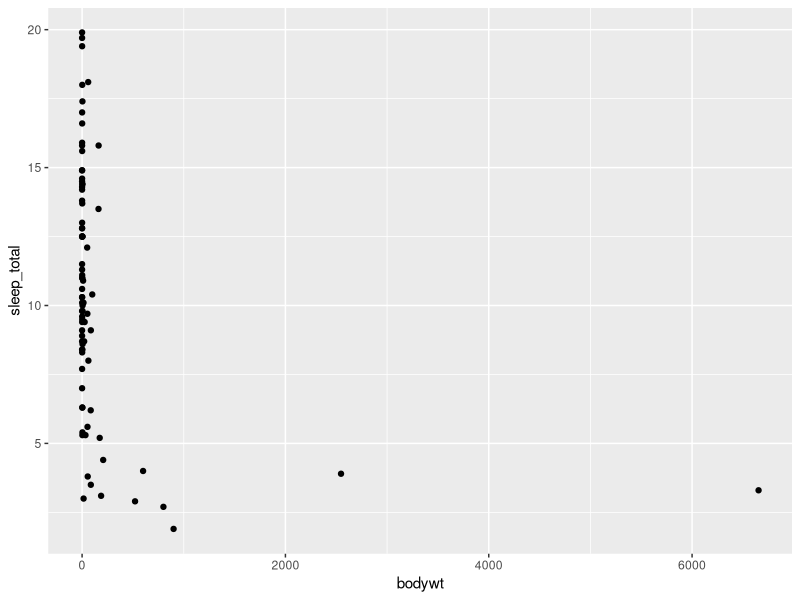
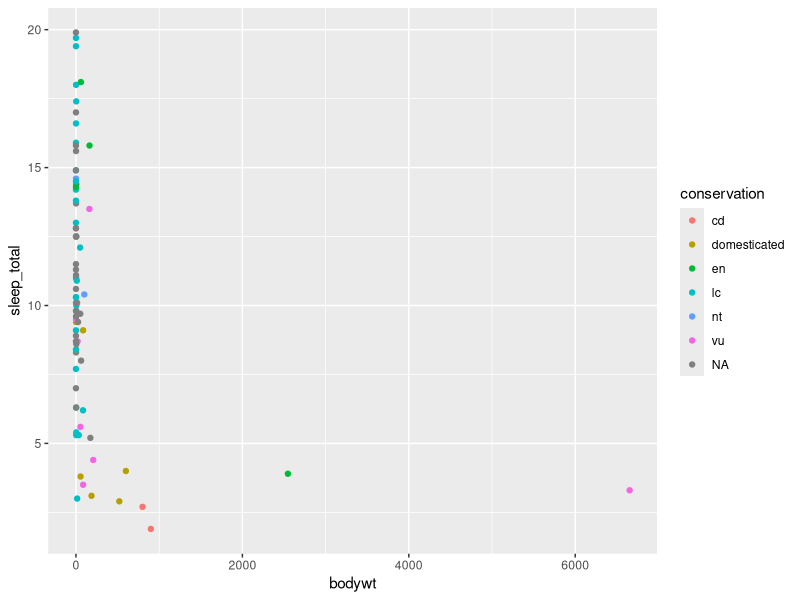
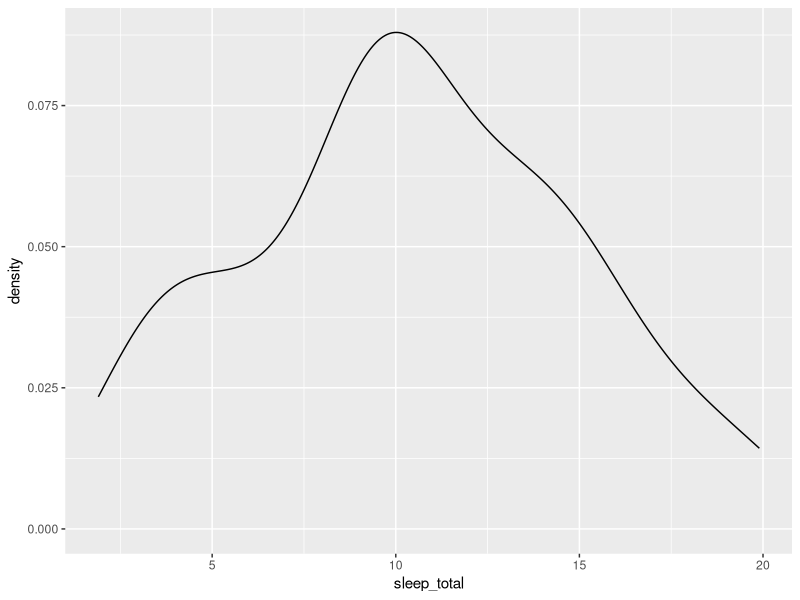

Source code (R) for these figures, in order: (Note: this script raises an error after producing the figures.)
## ---- chunk 1
knitr::opts_chunk$set(echo = TRUE, error = TRUE)
## ---- chunk 2
# install.packages("ggplot2")
## ---- chunk 3
library(ggplot2)
## ---- chunk 4
msleep
## ---- chunk 5
ggplot(msleep, aes(x = bodywt, y = sleep_total)) +
  geom_point()
## ---- chunk 6
ggplot(msleep, aes(x = bodywt, y = sleep_total, color = conservation)) +
  geom_point()
## ---- chunk 7
ggplot(msleep, aes(x = sleep_total)) +
  geom_density()
## ---- chunk 8
ggplot(msleep, aes(x = )) +
  geom_density()
## ---- chunk 9
ggplot(msleep, aes(x = , y = , color = )) +
  geom_point()
## ---- chunk 10

## ---- chunk 11
data(package = "ggplot2")
## ---- chunk 12

## ---- chunk 13
data(package = .packages(all.available = TRUE))
## ---- chunk 14

## ---- chunk 15
tibble::tribble(
  ~question,                                   ~response,
  "How challenging was this homework?",        x,
  "How interesting was this homework to you?", x,
  "How valuable was this homework to you?",    x
)
